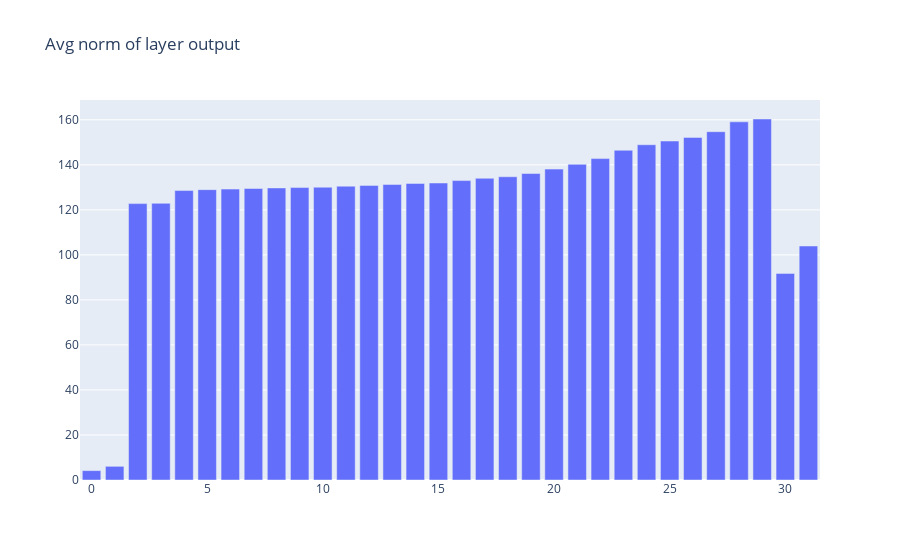

Write notebook code for a chart like this one.
### Markdown cell above
Analyse Mean Residual Norm

### Code cell
blocks_mean_output = [[] for i in range(n_layer)]
for idx, (input_ids, attention_mask, labels) in enumerate(dl):
    seq_len = attention_mask.sum(dim=1).unsqueeze(-1).repeat(1,mt.model.config.hidden_size)
    attention_mask = attention_mask.unsqueeze(-1).repeat(1,1,mt.model.config.hidden_size)
    for i in range(n_layer):
        output_i_idx = mt.hooks[f"block_{i}"].outputs[idx][0]
        output_i_idx = output_i_idx * attention_mask.float()
        output_i_idx = output_i_idx.sum(dim=1) / seq_len # [bsz, hidden_size] # compute mean
        # output_i_idx = output_i_idx[:,-1,:] # [bsz, hidden_size] # use last
        blocks_mean_output[i].append(output_i_idx)
blocks_mean_output = [torch.vstack(b).mean(0) for b in blocks_mean_output]
plotly_bar("Avg norm of layer output", [torch.norm(b).item() for b in blocks_mean_output])

### Figure 1 — Plotly figure (JSON) as saved in the notebook; plotly's stock layout.template omitted (floating-point values rounded to 4 significant figures)
{"data": [{"type": "bar", "x": [0, 1, 2, 3, 4, 5, 6, 7, 8, 9, 10, 11, 12, 13, 14, 15, 16, 17, 18, 19, 20, 21, 22, 23, 24, 25, 26, 27, 28, 29, 30, 31], "y": [4.166, 6.077, 122.8, 122.9, 128.6, 129.0, 129.2, 129.5, 129.8, 129.9, 130.1, 130.5, 130.9, 131.3, 131.7, 131.9, 133.0, 134.0, 134.7, 136.1, 138.1, 140.2, 142.8, 146.5, 148.9, 150.6, 152.2, 154.7, 159.1, 160.4, 91.78, 104.0]}], "layout": {"title": {"text": "Avg norm of layer output"}}}
